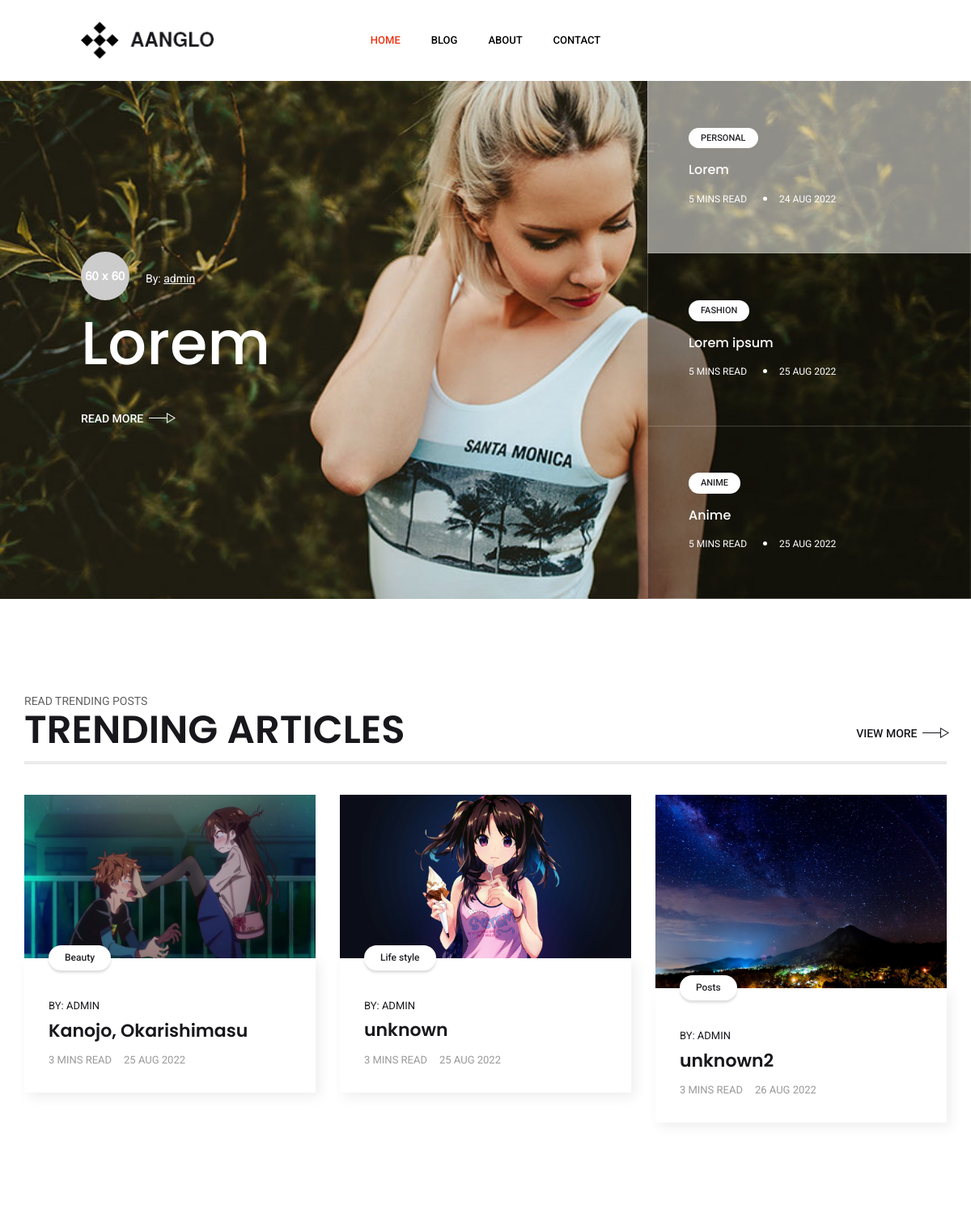
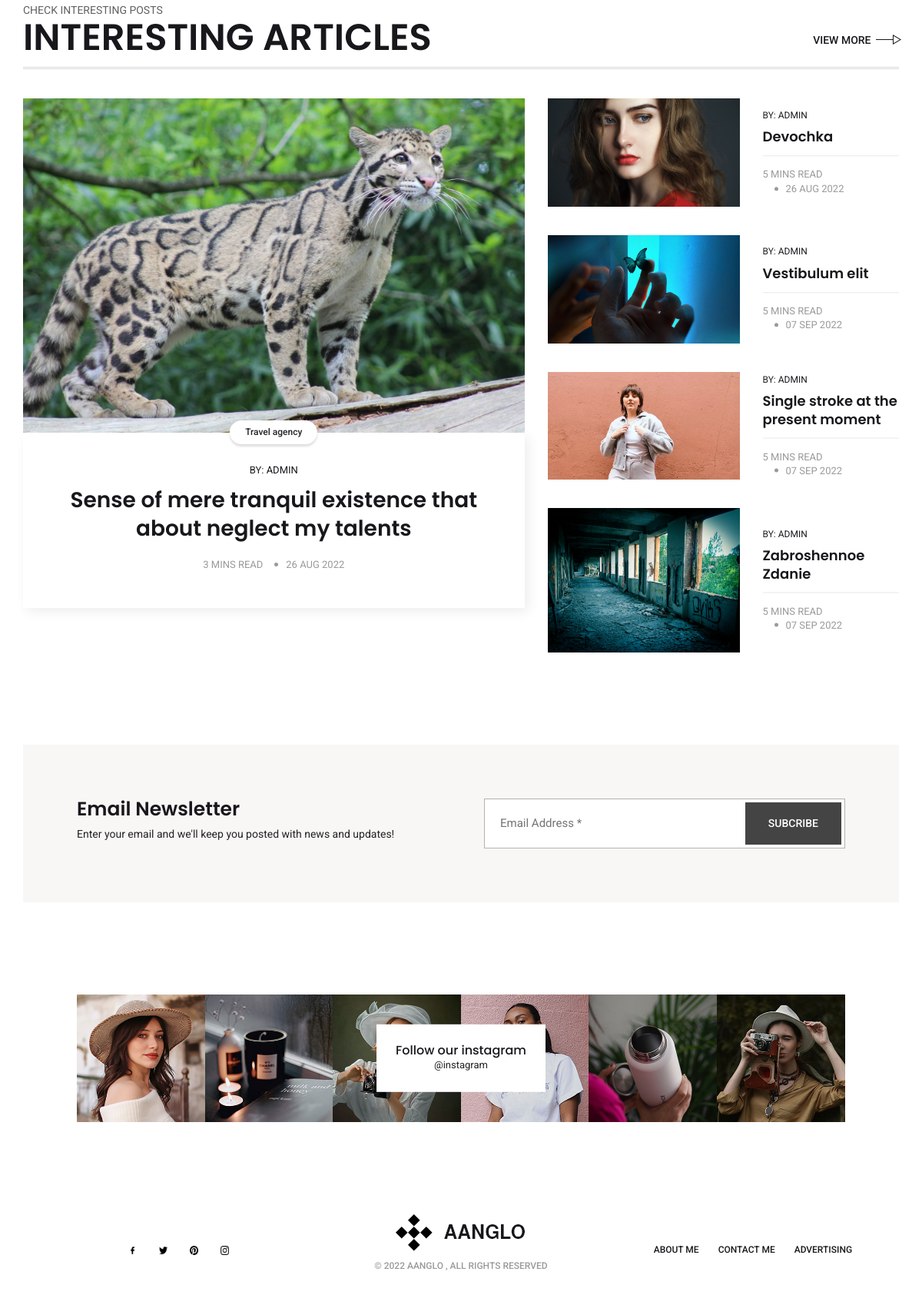
The page / on the database its author committed (2 pictures, top to bottom).
### blog/models.py (models this page shows, shortened)
class Post(models.Model):
    title = models.CharField(max_length=255)
    slug = models.SlugField("URL", max_length=255, unique=True, db_index=True)
    content = RichTextField()
    image = models.ImageField(upload_to="photos/%Y/%m/%d")
    tag = models.ForeignKey('Tags', on_delete=models.SET_NULL, null=True)
    time_create = models.DateTimeField("time create", auto_now_add=True)
    author = models.ForeignKey(User, on_delete=models.CASCADE)
    is_published = models.BooleanField(default=True)
    def get_absolute_url(self):
        return reverse('post', kwargs={'post_slug': self.slug})

class Tags(models.Model):
    name = models.CharField(max_length=100, db_index=True)
    slug = models.SlugField("URL", max_length=100, unique=True, db_index=True)
    def __str__(self):
        return self.name
    class Meta:
        verbose_name = 'Tag'
        verbose_name_plural = 'Tags'

class Social(models.Model):
    name = models.CharField(max_length=255)
    link = models.URLField()
    icon = models.ImageField(upload_to="social/")

### blog/views.py (the view)
# urls.py: path('', HomeView.as_view(), name='home'),
class HomeView(ListView):
    model = Post
    template_name = 'blog/index.html'
    context_object_name = 'posts'
    def get_context_data(self, *, object_list=None, **kwargs):
        context = super().get_context_data(**kwargs)
        context['menu'] = menu
        context['title'] = "AAnglo - Personal Blog"
        context['menu_item_selected'] = "home"
        context['email_form'] = UserEmailsForm()
        return context
    def get_queryset(self):
        return Post.objects.filter(is_published=True) \
            .select_related('tag', 'author') \
            .only('title', 'slug', 'image', 'time_create', 'tag__name', 'author__username')

### blog/forms.py
class UserEmailsForm(forms.ModelForm):
    class Meta:
        model = UserEmails
        fields = '__all__'
        widgets = {
            'email': forms.EmailInput(attrs={'placeholder': 'Email Address *'}),
        }

### blog/templatetags/social_tags.py (called while the page is built)
@register.simple_tag()
def get_social_links():
    return Social.objects.all()

### blog/templates/blog/index.html (shortened to what this page needs)
{% extends 'blog/base.html' %}
{% load static %}
{% block content %}
<section class="hero-slider hero-style-1">
    <div class="swiper-container">
        <div class="swiper-wrapper">
            {% for p in posts|slice:':3' %}
            <div class="swiper-slide">
                <div class="slide-inner slide-bg-image" data-background="{{ p.image.url }}"
                     data-text="<div><button>{{ p.tag }}</button><h4>{{ p.title }}</h4><ul><li>5 Mins Read</li><li>{{ p.time_create | date:'d M Y' }}</li></ul></div>">
                    <div class="container-full">
                        <div data-swiper-parallax="300" class="slide-author">
                            <div>
                                <img src="{% static 'blog/images/slider/author/img-1.jpg' %}" alt>
                                <p>By: <a href="blog.html">{{ p.author }}</a></p>
                            </div>
                        </div>
                        <div data-swiper-parallax="400" class="slide-title">
                            <h2>{{ p.title | truncatewords:3 }}</h2>
                        </div>
                        <div data-swiper-parallax="500" class="slide-btns">
                            <a href="{{ p.get_absolute_url }}">
                                Read more
                            </a>
                        </div>
                    </div>
                </div>
            </div>
            {% endfor %}
        </div>
        <div class="swiper-cust-pagination"></div>
    </div>
</section>
<section class="trending-articles-section section-padding">
    <div class="container-1310">
        <div class="row">
            <div class="col col-xs-12">
                <div class="section-title">
                    <span>Read trending posts</span>
                    <h2>Trending articles </h2>
                    <a href="{% url 'blog' %}" class="theme-btn">
                        view more
                    </a>
                </div>
            </div>
        </div>
        <div class="row">
            <div class="col col-xs-12">
                <div class="trending-articles-grids clearfix">
                    {% for p in posts|slice:'3:6' %}
                    <div class="grid">
                        <div class="entry-media">
                            <a href="{{ p.get_absolute_url }}"><img src="{{ p.image.url }}" alt></a>
                            <button>{{ p.tag }}</button>
                        </div>
                        <div class="entry-details">
                            <div class="author">By: <a href="#">{{ p.author }}</a></div>
                            <h4><a href="{{ p.get_absolute_url }}">{{ p.title }}</a></h4>
                            <ul>
                                <li><a href="{{ p.get_absolute_url }}">3 Mins Read</a></li>
                                <li><a href="{{ p.get_absolute_url }}">{{ p.time_create | date:'d M Y' }}</a></li>
                            </ul>
                        </div>
                    </div>
                    {% endfor %}
                </div>
            </div>
        </div>
    </div>
</section>
<section class="recent-videos-section section-padding">
    <div class="container-1310">
        <div class="row">
            <div class="col col-xs-12">
                <div class="section-title">
                    <span>Check interesting posts</span>
                    <h2>Interesting articles</h2>
                    <a href="{% url 'blog' %}" class="theme-btn">
                        view more
                    </a>
                </div>
            </div>
            <div class="col col-lg-7">
                <div class="left-post">
                    {% for p in posts|slice:'6:7' %}
                    <div class="post">
                        <div class="entry-media">
                            <a href="{{ p.get_absolute_url }}"><img src="{{ p.image.url }}" alt></a>
                            <button>{{ p.tag }}</button>
                        </div>
                        <div class="entry-details">
                            <div class="author">By: <a href="#">{{ p.author }}</a></div>
                            <h4><a href="{{ p.get_absolute_url }}">{{ p.title }}</a></h4>
                            <ul>
                                <li><a href="#">3 Mins Read</a></li>
                                <li><a href="#">{{ p.time_create | date:'d M Y' }}</a></li>
                            </ul>
                        </div>
                    </div>
                    {% endfor %}
                </div>
            </div>
            <div class="col col-lg-5">
                <div class="right-post">
                    {% for p in posts|slice:'7:11' %}
                    <div class="post">
                        <div class="entry-media">
                            <a href="{{ p.get_absolute_url }}"><img src="{{ p.image.url }}" alt></a>
                        </div>
                        <div class="entry-details">
                            <div class="author">By: <a href="#">{{ p.author }}</a></div>
                            <h4><a href="{{ p.get_absolute_url }}">{{ p.title }}</a></h4>
                            <ul>
                                <li><a href="#">5 Mins Read</a></li>
                                <li><a href="#">{{ p.time_create | date:'d M Y' }}</a></li>
                            </ul>
                        </div>
                    </div>
                    {% endfor %}
                </div>
            </div>
        </div>
    </div>
</section>
{% endblock content %}

### blog/templates/blog/base.html (shortened to what this page needs)
<!DOCTYPE html>
<html lang="en">
{% load static social_tags cache %}
<head>
    <link href="{% static 'blog/css/themify-icons.css' %}" rel="stylesheet">
    <link href="{% static 'blog/css/bootstrap.min.css' %}" rel="stylesheet">
    <link href="{% static 'blog/css/animate.css' %}" rel="stylesheet">
    <link href="{% static 'blog/css/owl.carousel.css' %}" rel="stylesheet">
    <link href="{% static 'blog/css/owl.theme.css' %}" rel="stylesheet">
    <link href="{% static 'blog/css/slick.css' %}" rel="stylesheet">
    <link href="{% static 'blog/css/slick-theme.css' %}" rel="stylesheet">
    <link href="{% static 'blog/css/swiper.min.css' %}" rel="stylesheet">
    <link href="{% static 'blog/css/owl.transitions.css' %}" rel="stylesheet">
    <link href="{% static 'blog/css/jquery.fancybox.css' %}" rel="stylesheet">
    <link href="{% static 'blog/css/style.css' %}" rel="stylesheet">
</head>
<body>
<div class="page-wrapper">
    <header id="header" class="site-header header-style-1">
        <nav id="site-navigation" class="navigation navbar navbar-default">
            <div class="container-full">
                <div class="navbar-header">
                    <a class="navbar-brand" href="{% url 'home' %}"><img src="{% static 'blog/images/logo.png' %}" alt></a>
                </div>
                <div id="slide-nav" class="navbar-collapse collapse navigation-holder slide-content">
                    <ul id="link-list" class="nav navbar-nav menu nav-menu">
                        {% for m in menu %}
                        {% if m.url_name == menu_item_selected %}
                        <li class="current-menu-item"><a href="{% url m.url_name %}">{{m.title}}</a></li>
                        {% else %}
                        <li><a href="{% url m.url_name %}">{{m.title}}</a></li>
                        {% endif %}
                        {% endfor %}
                    </ul>
                </div>
            </div>
        </nav>
    </header>
    {% block content %}
    {% endblock content %}
    <section class="newsletter-section">
        <div class="container-1310">
            <div class="row">
                <div class="col col-xs-12">
                    <div class="newsletter-area">
                        <div class="newsletter-inner clearfix">
                            <div class="text">
                                <h3>Email Newsletter</h3>
                                <p>Enter your email and we'll keep you posted with news and updates!</p>
                            </div>
                            <form action="{% url 'create_email' %}" method="post">
                                <div class="input-1">
                                    {{ email_form.email }}
                                </div>
                                <div class="submit clearfix">
                                    <button type="submit">Subcribe</button>
                                </div>
                            </form>
                        </div>
                    </div>
                </div>
            </div>
        </div>
    </section>
    {% cache 600000 footer %}
    <section class="instagram-section">
        <div class="container-full">
            <div class="row">
                <div class="col col-xs-12">
                    <div class="instagram-inner">
                        <div class="instagram-text">
                            <h3>Follow our instagram</h3>
                            <p>@instagram</p>
                        </div>
                        <div class="instagram-grids clearfix">
                            <div class="grid">
                                <a href="https://www.instagram.com/"><img
                                        src="{% static 'blog/images/instagram/1.jpg' %}" alt></a>
                            </div>
                            <div class="grid">
                                <a href="https://www.instagram.com/"><img
                                        src="{% static 'blog/images/instagram/3.jpg' %}" alt></a>
                            </div>
                            <div class="grid">
                                <a href="https://www.instagram.com/"><img
                                        src="{% static 'blog/images/instagram/4.jpg' %}" alt></a>
                            </div>
                            <div class="grid">
                                <a href="https://www.instagram.com/"><img
                                        src="{% static 'blog/images/instagram/2.jpg' %}" alt></a>
                            </div>
                            <div class="grid">
                                <a href="https://www.instagram.com/"><img
                                        src="{% static 'blog/images/instagram/5.jpg' %}" alt></a>
                            </div>
                            <div class="grid">
                                <a href="https://www.instagram.com/"><img
                                        src="{% static 'blog/images/instagram/6.jpg' %}" alt></a>
                            </div>
                        </div>
                    </div>
                </div>
            </div>
        </div>
    </section>
    <footer class="footer-section">
        <div class="container-1310">
            <div class="row">
                <div class="col col-xs-12">
                    <div class="footer-content">
                        <div class="social">
                            {% get_social_links as social_links %}
                            {% for item in social_links %}
                            <a href="{{ item.link }}"><img class="icon" src="{{ item.icon.url }}" alt=""></a>
                            {% endfor %}
                        </div>
                        <div class="copyright">
                            <img src="{% static 'blog/images/logo.png' %}" alt>
                            <p>&copy; 2022 AAnglo , All Rights Reserved</p>
                        </div>
                        <div class="important-links">
                            <ul>
                                <li><a href="{% url 'about' %}">About me</a></li>
                                <li><a href="{% url 'contact' %}">Contact me</a></li>
                                <li><a href="{% url 'contact' %}">Advertising</a></li>
                            </ul>
                        </div>
                    </div>
                </div>
            </div>
        </div>
    </footer>
    {% endcache %}
</div>
</body>
</html>

### rows shown on the page
Post: author "admin", title "Lorem"
Post: image (picture), tag "Beauty", author "ADMIN", title "Kanojo, Okarishimasu", time_create "25 AUG 2022"
Post: image (picture), tag "Life style", author "ADMIN", title "unknown", time_create "25 AUG 2022"
Post: image (picture), tag "Posts", author "ADMIN", title "unknown2", time_create "26 AUG 2022"
Post: image (picture), tag "Travel agency", author "ADMIN", title "Sense of mere tranquil existence that about neglect my talents", time_create "26 AUG 2022"
Post: image (picture), author "ADMIN", title "Devochka", time_create "26 AUG 2022"
Post: image (picture), author "ADMIN", title "Vestibulum elit", time_create "07 SEP 2022"
Post: image (picture), author "ADMIN", title "Single stroke at the present moment", time_create "07 SEP 2022"
Post: image (picture), author "ADMIN", title "Zabroshennoe Zdanie", time_create "07 SEP 2022"
Social: icon (picture)
Social: icon (picture)
Social: icon (picture)
Social: icon (picture)

### other values the page prints
{{ m.title }} "HOME"
{{ m.title }} "BLOG" "ABOUT" "CONTACT"
